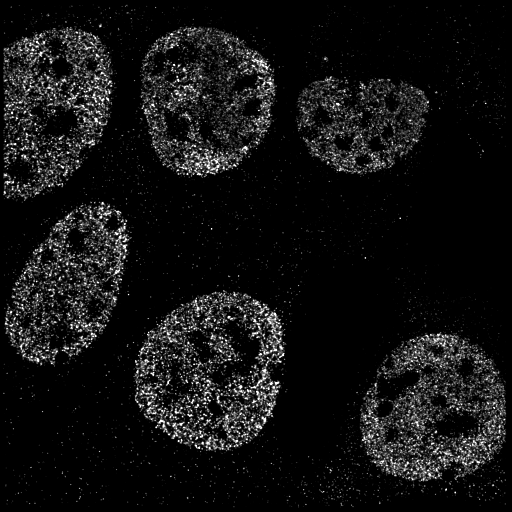
#> input picture Examples/Cell Line/Images/Cell3.png, 512 x 512 px, given as the content of the folder /root/Image, which was not available
$ jupyter execute --allow-errors ImageTile.ipynb   (text cells are left out)
#> lines starting #> are read from the running program, lines starting #| are printed output that depends on the picture; after the words box and inside, x2 and y2 are one past the last pixel; in counts of white or black regions, pixels touching at a corner belong together; pictures that were not available may be replaced by others from this repository, and a replacement may not be noted
[cell 1]
import numpy as np
import cv2
import os
import PIL.Image
import skimage.io as ska
from os.path import splitext
from google.colab import files

PIL.Image.MAX_IMAGE_PIXELS = 933120000

#@markdown ___
#@markdown ## **I.  Divide Your Images**
#@markdown (Use Tiling to Split Very Large Images into Multiple Smaller Images)

#@markdown Are you using your Drive folder to import/save images?
DRIVE = False #@param{type:"boolean"}

if DRIVE == True:
  from google.colab import drive
  drive.mount('/content/drive')

#@markdown ___
#@markdown NOTE: *Recommend dividing 10240 or 20480 into 5120x5120 with 2560 step size, to ensure compatibility with existing weights. 5120 sized images can be resized or divided to 512.*

#@markdown ### **A. Set Division Sizes**
#@markdown Set Image Tile Dimensions (MxN) and Set Size for Overlap (S):
M = 5120 #@param {type:"integer"}
N = 5120 #@param {type:"integer"}
S = 2560 #@param {type:"integer"}

#@markdown Resize Output Tile (m x n)?
RE = True #@param{type:"boolean"}
m = 512 #@param {type:"integer"}
n = 512 #@param {type:"integer"}

#@markdown ___

#@markdown ### **B. Image Paths**

#@markdown Import images from PC?
IMPORT = True #@param {type: 'boolean'}

#@markdown Path to Large Image(s), or path to import images to:
image_path = "/root/Image" #@param {type:"string"}
if not os.path.exists(os.path.join(image_path)):
  os.makedirs(os.path.join(image_path))
#@markdown Save Path for Divided Images:
save_path = "/root/Divided" #@param {type:"string"}
if not os.path.exists(os.path.join(save_path)):
  os.makedirs(os.path.join(save_path))

if IMPORT == True:
  os.chdir(image_path)
  print('****************************************')
  print('Select all desired images')
  print('****************************************')
  imagesL = files.upload()
#> the answer given: Cell3.png


def bin_ndarray(ndarray, new_shape, operation='sum'):

  operation = operation.lower()
  if not operation in ['sum', 'mean']:
      raise ValueError("Operation not supported.")
  if ndarray.ndim != len(new_shape):
      raise ValueError("Shape mismatch: {} -> {}".format(ndarray.shape,
                                                          new_shape))
  compression_pairs = [(d, c//d) for d,c in zip(new_shape,
                                                ndarray.shape)]
  flattened = [l for p in compression_pairs for l in p]
  ndarray = ndarray.reshape(flattened)
  for i in range(len(new_shape)):
      op = getattr(ndarray, operation)
      ndarray = op(-1*(i+1))
  return ndarray

for name in os.listdir(image_path):
  impath = os.path.join(image_path,name)
  if os.path.isdir(impath):
    continue

  fname, ext = splitext(name)
  print("Processing: " + "  " + name)
  ll = len(name)
  img = ska.imread(impath)
#> img is the input picture: shape (512, 512); min 0, max 255, mean 18.5

  if not os.path.exists(os.path.join(save_path, fname)):
    os.makedirs(os.path.join(save_path, fname))

  Holder = np.zeros((M, N), dtype=np.uint8)
  sh = img.shape
#> sh = (512, 512)
  X = sh[0]
#> X = 512
  Y = sh[1]
#> Y = 512

  i = 0
  for x in range(0,(X-M+S),S):
    for y in range(0,(Y-N+S),S):

      savePath = os.path.join(save_path, fname, fname + '_' + str(i) + '.png')
      Holder = img[x:x+M, y:y+N]
      Holder = Holder.astype(np.uint8)
      #print(x, y)
      #re = cv2.cvtColor(Holder.astype(np.float32), cv2.COLOR_BGR2GRAY)
      if RE:
        re = cv2.resize(Holder, (m, n))
        #re = bin_ndarray(Holder, (512, 512), operation='mean')
      else:
        re = Holder
      ska.imsave(savePath, re)
      i = i+1
#> Holder: shape (5120, 5120); every value is 0
#> after the loop, i = 0
print("Fin")

[cell 2]
import numpy as np
import cv2
import os
from PIL import Image
import skimage.io as ska
from skimage.measure import label, regionprops
from skimage.segmentation import flood, flood_fill, clear_border
from scipy import ndimage
import re
import matplotlib.pyplot as plt

Image.MAX_IMAGE_PIXELS = 933120000

#@markdown ___
#@markdown ## **II.  Unite Your Images**
#@markdown (Use Tiling to Merge Multiple Smaller Images into Very Large Images)

#@markdown (Designed for remerging predictions of the divided images, created in the above section)

#@markdown ___
#@markdown NOTE: *Predictions will be resized to match the Divided images used, however this may or may not be absolutely nessecary, if you are feeling computationally daring.*

#@markdown ### **A. Set Image Dimensions**

#@markdown Set Image Tile Dimensions (MxN) ans Setp Size for Overlap (S):
M = 5120 #@param {type:"integer"}
N = 5120 #@param {type:"integer"}
S = 2560 #@param {type:"integer"}

#@markdown Set United Image Dimensions (Size of Output Image (OxP) following Unification of Tiles)
O = 20480 #@param {type:"integer"}
P = 20480 #@param {type:"integer"}

#@markdown ___
#@markdown ### **B. Image Paths**
#@markdown Path to Divided Predictions:
image_path = '/root/Divided' #@param {type:"string"}
#@markdown Save Path for United Image
save_path = '/root/United' #@param {type:"string"}

if not os.path.exists(save_path):
    os.makedirs(save_path)

def atoi(text):
    return int(text) if text.isdigit() else text
def natural_keys(text):
    return [ atoi(c) for c in re.split('(\d+)',text) ]
#> `res = np.asarray(Image.fromarray(img).resize((N,M), Image.NEAREST))`:
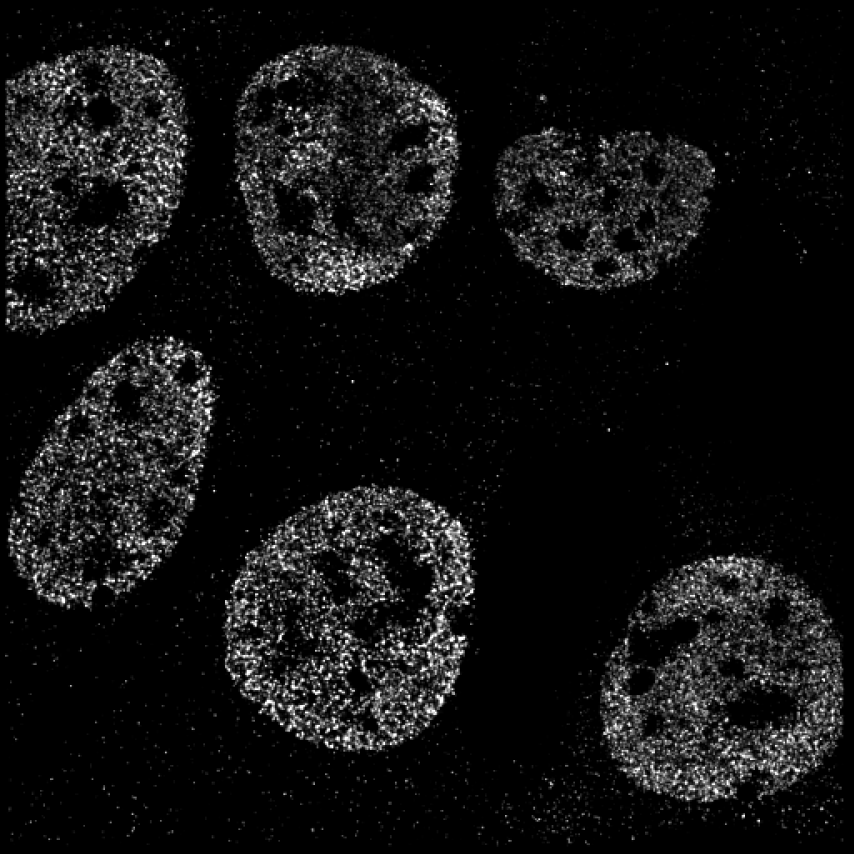
#> res: shape (5120, 5120) (shown at 1/6 size); min 0, max 255, mean 18.5
#> `re1[re1>0] = 1`:
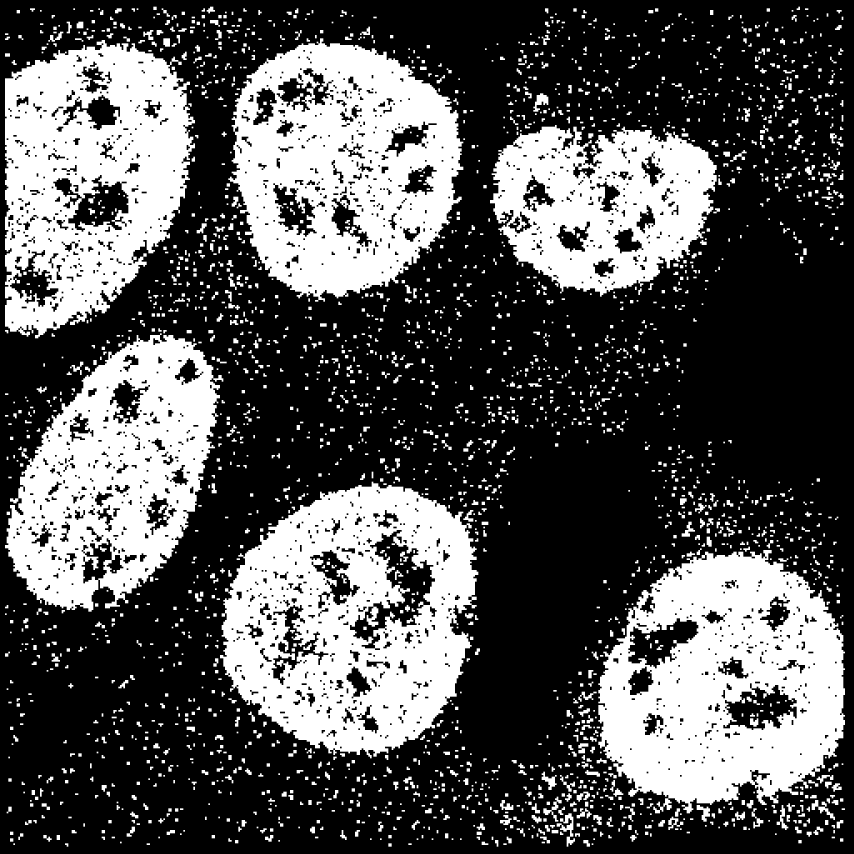
#> re1: shape (5120, 5120) int64 (shown at 1/6 size); values 0 (black) and 1 (white), 33.7% white; 2518 white regions, largest, box (x1, y1, x2, y2) and area: (1320, 2890, 2870, 4550) 1567800, (3590, 3300, 5070, 4880) 1530900, (1370, 230, 2780, 1810) 1400100
#> `re1 = cv2.erode(re1.astype("uint8"), kernel, iterations=1)`:
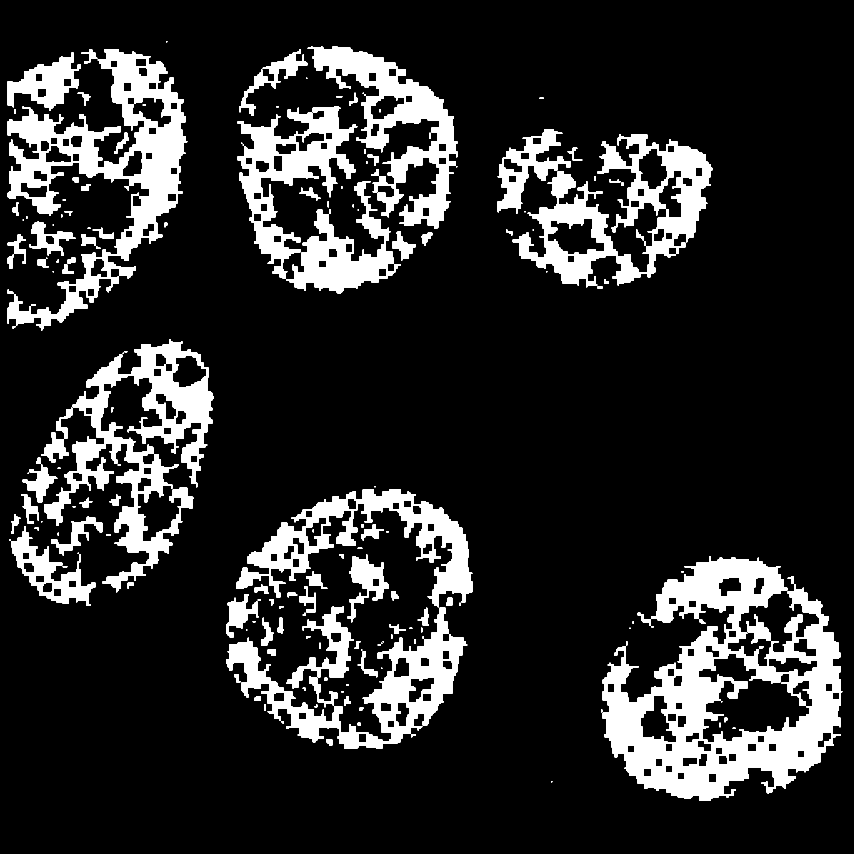
#> re1: shape (5120, 5120) (shown at 1/6 size); values 0 (black) and 1 (white), 14.8% white; 179 white regions, largest, box (x1, y1, x2, y2) and area: (3617, 3337, 5053, 4803) 894088, (47, 297, 1123, 1983) 492396, (267, 2037, 1283, 3553) 398560

# function to get unique values
def unique(list1):

    # intilize a null list
    unique_list = []
    listF = list1.flatten()
    # traverse for all elements
    for x in listF:
        # check if exists in unique_list or not
        if x not in unique_list:
            unique_list.append(x)
    return unique_list

name = os.listdir(image_path)

#for num in name:
Holder = np.zeros((O, P), dtype=np.float16)
Output = np.zeros((O, P), dtype=np.float16)
re2 = np.zeros((N, M), dtype=np.uint8)
fname = os.listdir(os.path.join(image_path,name[0]))
fname.sort(key=natural_keys)

i = 0
#> (the rest of this cell did not finish here and is left out)

$ run again, on Examples/Cell Line/Images/H3K27me3_10A_control-48h_1.png
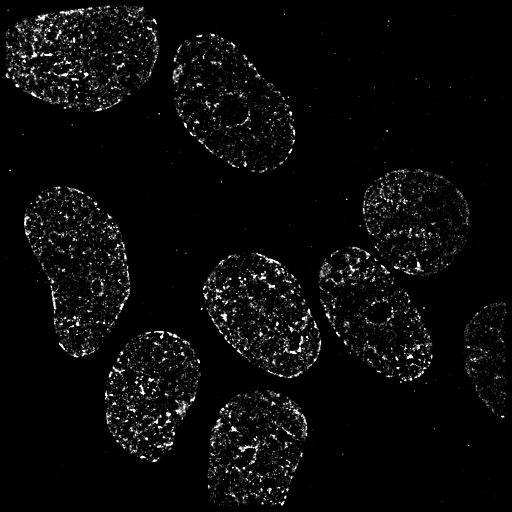
#> input picture Examples/Cell Line/Images/H3K27me3_10A_control-48h_1.png, 512 x 512 px, given as the content of the folder /root/Image, which was not available
#> img is the input picture: shape (512, 512); min 0, max 255, mean 9.5
#> after the loop `for x in range(0,(X-M+S),S):`: i = 0
#> `re1[re1>0] = 1`:
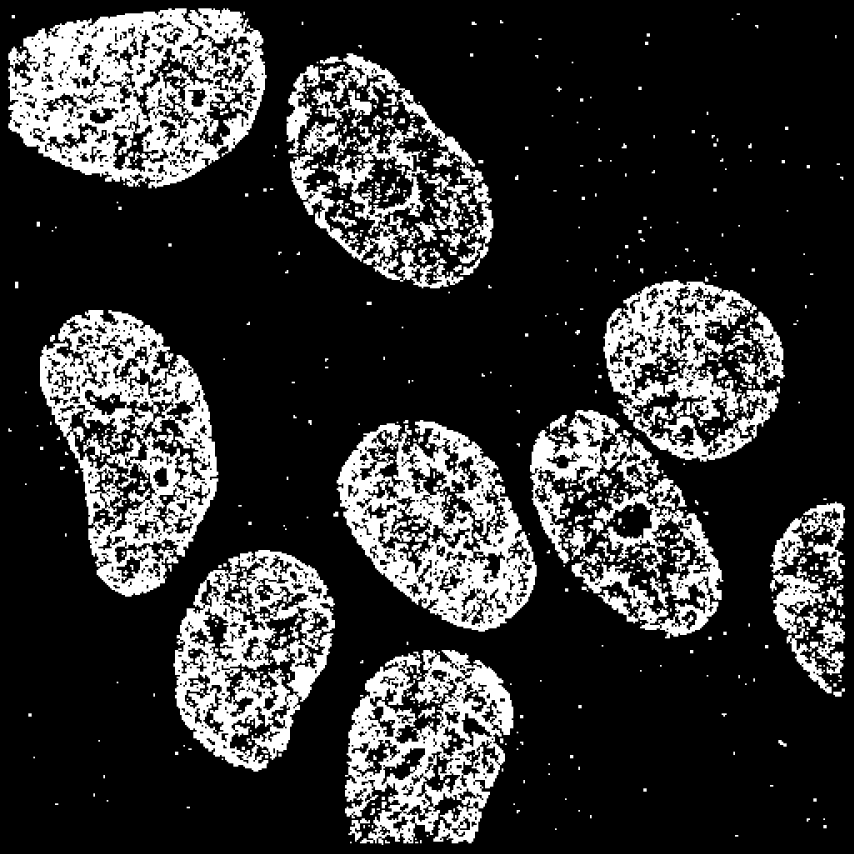
#> re1: shape (5120, 5120) int64 (shown at 1/6 size); values 0 (black) and 1 (white), 20.8% white; 674 white regions, largest, box (x1, y1, x2, y2) and area: (50, 50, 1600, 1130) 925500, (240, 1860, 1310, 3580) 760700, (2020, 2520, 3220, 3790) 677000
#> `re1 = cv2.erode(re1.astype("uint8"), kernel, iterations=1)`:
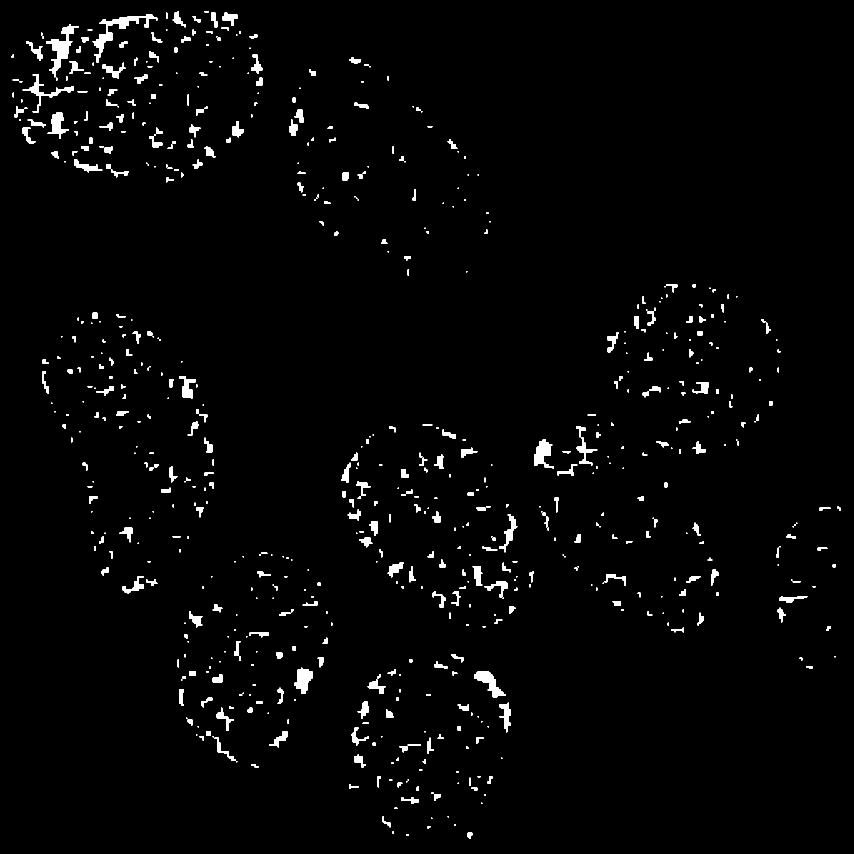
#> re1: shape (5120, 5120) (shown at 1/6 size); values 0 (black) and 1 (white), 1.6% white; 666 white regions, largest, box (x1, y1, x2, y2) and area: (557, 87, 943, 373) 17836, (277, 147, 473, 463) 16616, (2847, 4027, 3033, 4183) 10576

$ run again, on Examples/Cell Line/Images/H3K4me3_HK2-TGF_3.png
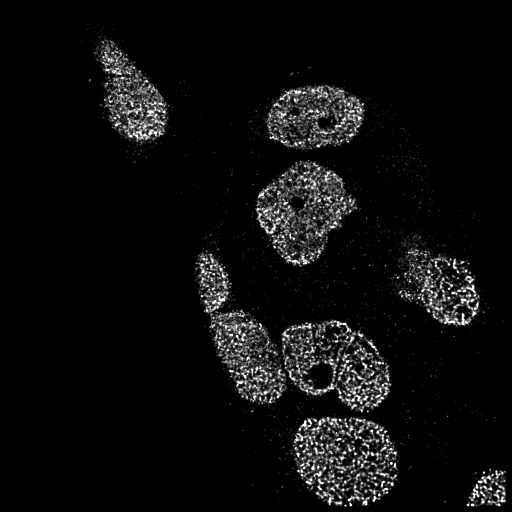
#> input picture Examples/Cell Line/Images/H3K4me3_HK2-TGF_3.png, 512 x 512 px, given as the content of the folder /root/Image, which was not available
#> img is the input picture: shape (512, 512); min 0, max 255, mean 13.2
#> after the loop `for x in range(0,(X-M+S),S):`: i = 0
#> `re1[re1>0] = 1`:
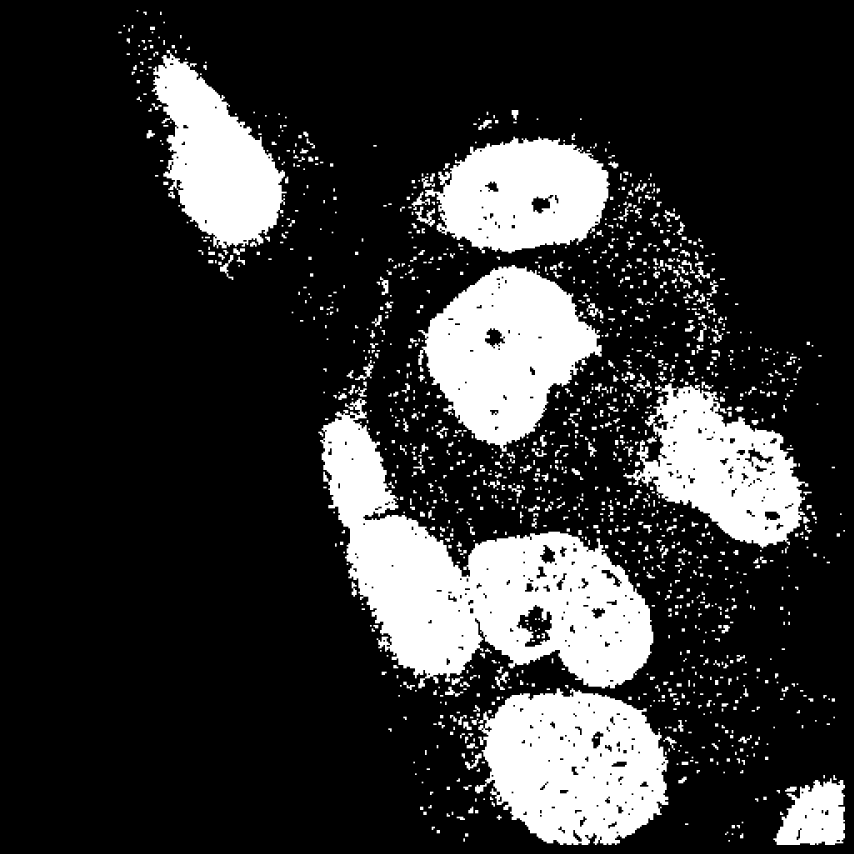
#> re1: shape (5120, 5120) int64 (shown at 1/6 size); values 0 (black) and 1 (white), 19.7% white; 1374 white regions, largest, box (x1, y1, x2, y2) and area: (1920, 2390, 3920, 4130) 1408200, (2850, 4130, 4010, 5070) 788200, (2510, 1590, 3610, 2710) 719600
#> `re1 = cv2.erode(re1.astype("uint8"), kernel, iterations=1)`:
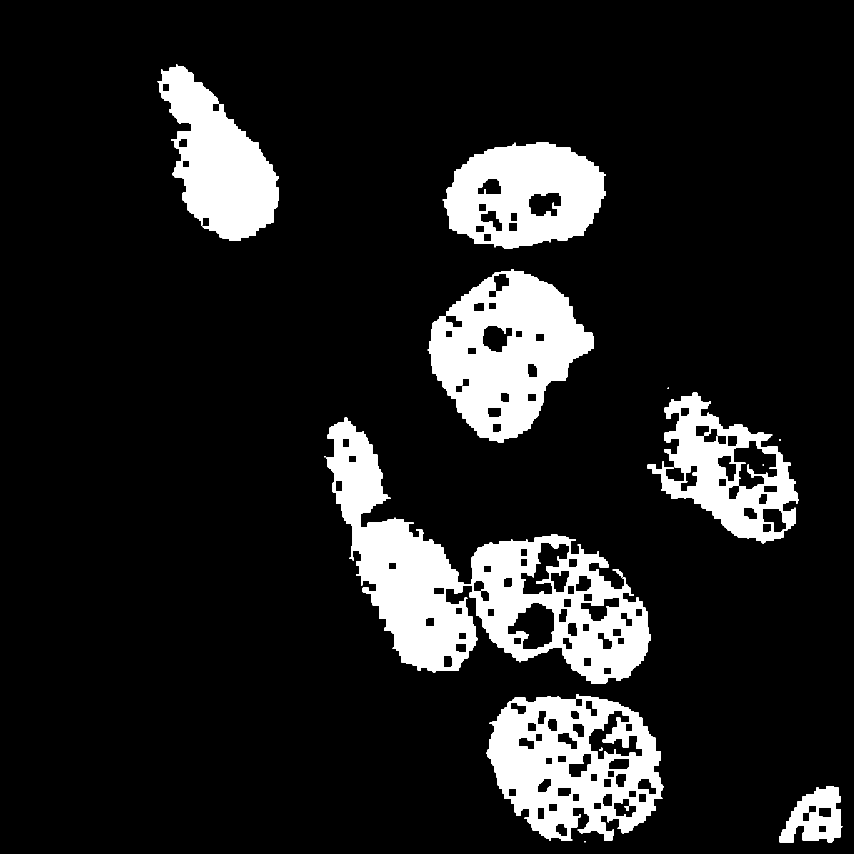
#> re1: shape (5120, 5120) (shown at 1/6 size); values 0 (black) and 1 (white), 12.5% white; 15 white regions, largest, box (x1, y1, x2, y2) and area: (1957, 2507, 3903, 4103) 981084, (2567, 1617, 3563, 2653) 572472, (2917, 4167, 3983, 5043) 516328
